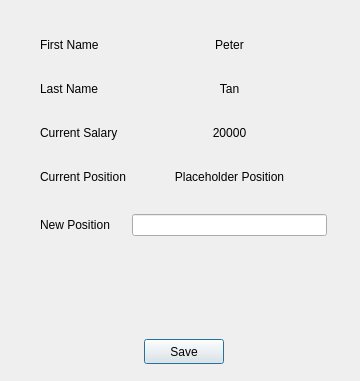
<?xml version="1.0" encoding="UTF-8"?>
<ui version="4.0">
 <class>Dialog</class>
 <widget class="QDialog" name="Dialog">
  <property name="geometry">
   <rect>
    <x>0</x>
    <y>0</y>
    <width>360</width>
    <height>381</height>
   </rect>
  </property>
  <property name="windowTitle">
   <string>Dialog</string>
  </property>
  <widget class="QPushButton" name="saveButton">
   <property name="geometry">
    <rect>
     <x>144</x>
     <y>339</y>
     <width>80</width>
     <height>25</height>
    </rect>
   </property>
   <property name="text">
    <string>Save</string>
   </property>
  </widget>
  <widget class="QWidget" name="layoutWidget">
   <property name="geometry">
    <rect>
     <x>20</x>
     <y>18</y>
     <width>327</width>
     <height>315</height>
    </rect>
   </property>
   <layout class="QFormLayout" name="formLayout">
    <property name="verticalSpacing">
     <number>30</number>
    </property>
    <property name="leftMargin">
     <number>20</number>
    </property>
    <property name="topMargin">
     <number>20</number>
    </property>
    <property name="rightMargin">
     <number>20</number>
    </property>
    <property name="bottomMargin">
     <number>20</number>
    </property>
    <item row="0" column="0">
     <widget class="QLabel" name="firstNameLabel">
      <property name="text">
       <string>First Name</string>
      </property>
     </widget>
    </item>
    <item row="0" column="1">
     <widget class="QLabel" name="lblFirstName">
      <property name="text">
       <string>Peter</string>
      </property>
      <property name="alignment">
       <set>Qt::AlignCenter</set>
      </property>
     </widget>
    </item>
    <item row="1" column="0">
     <widget class="QLabel" name="lastNameLabel">
      <property name="text">
       <string>Last Name</string>
      </property>
     </widget>
    </item>
    <item row="1" column="1">
     <widget class="QLabel" name="lblLastName">
      <property name="text">
       <string>Tan</string>
      </property>
      <property name="alignment">
       <set>Qt::AlignCenter</set>
      </property>
     </widget>
    </item>
    <item row="2" column="0">
     <widget class="QLabel" name="currentSalaryLabel">
      <property name="text">
       <string>Current Salary</string>
      </property>
     </widget>
    </item>
    <item row="2" column="1">
     <widget class="QLabel" name="lblCurrentSalary">
      <property name="text">
       <string>20000</string>
      </property>
      <property name="alignment">
       <set>Qt::AlignCenter</set>
      </property>
     </widget>
    </item>
    <item row="3" column="0">
     <widget class="QLabel" name="currentPositionLabel">
      <property name="text">
       <string>Current Position</string>
      </property>
     </widget>
    </item>
    <item row="4" column="0">
     <widget class="QLabel" name="newPositionLabel">
      <property name="text">
       <string>New Position</string>
      </property>
     </widget>
    </item>
    <item row="4" column="1">
     <widget class="QLineEdit" name="lineEditNewPosition">
      <property name="placeholderText">
       <string/>
      </property>
     </widget>
    </item>
    <item row="3" column="1">
     <widget class="QLabel" name="lblCurrentPosition">
      <property name="text">
       <string>Placeholder Position</string>
      </property>
      <property name="alignment">
       <set>Qt::AlignCenter</set>
      </property>
     </widget>
    </item>
   </layout>
  </widget>
 </widget>
 <resources/>
 <connections/>
</ui>
